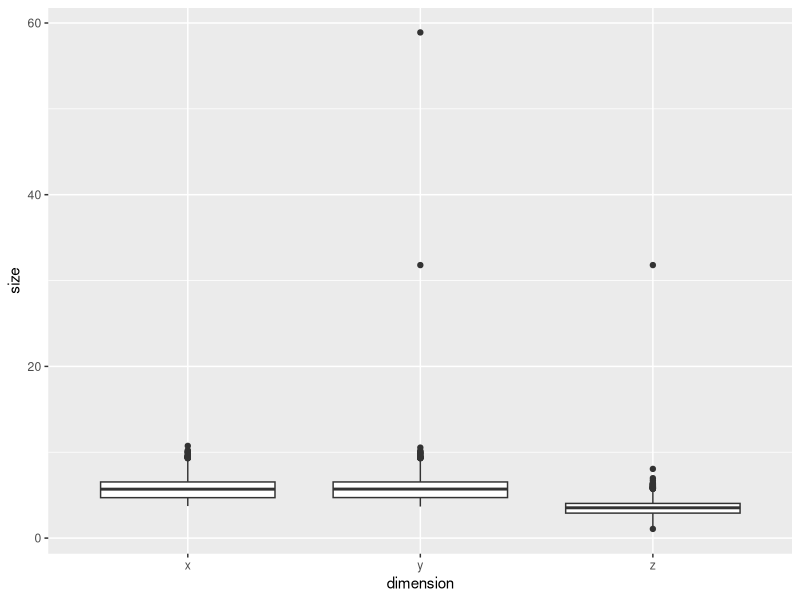
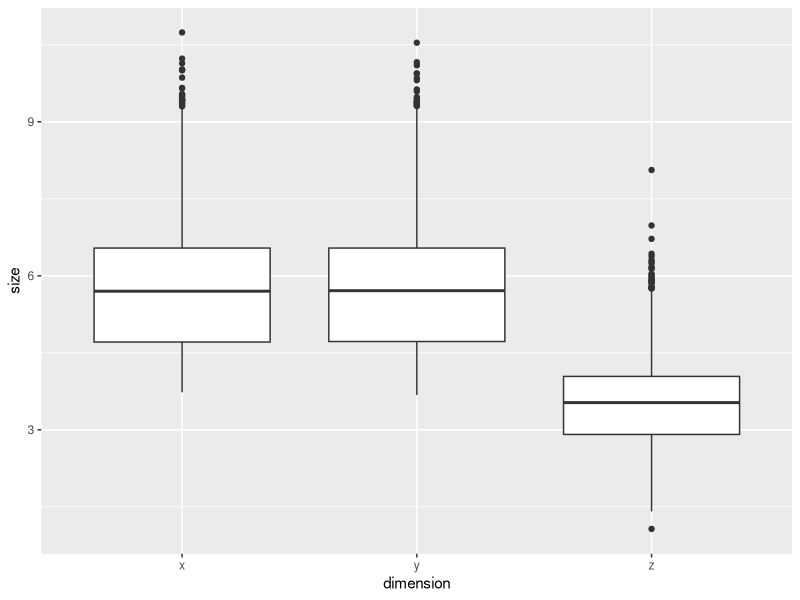
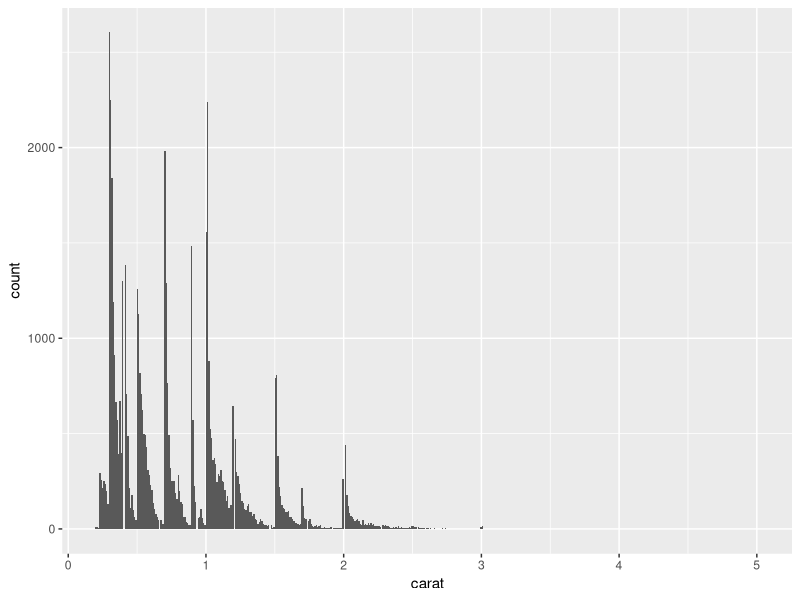
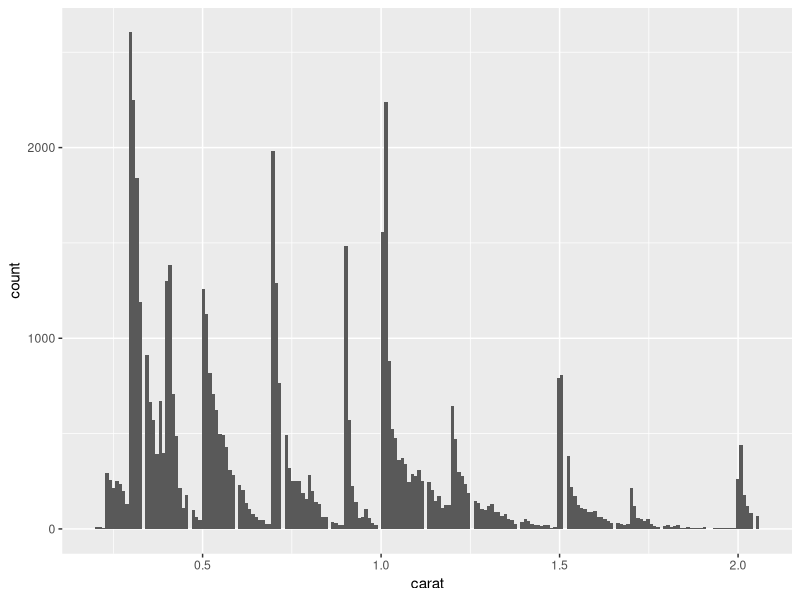
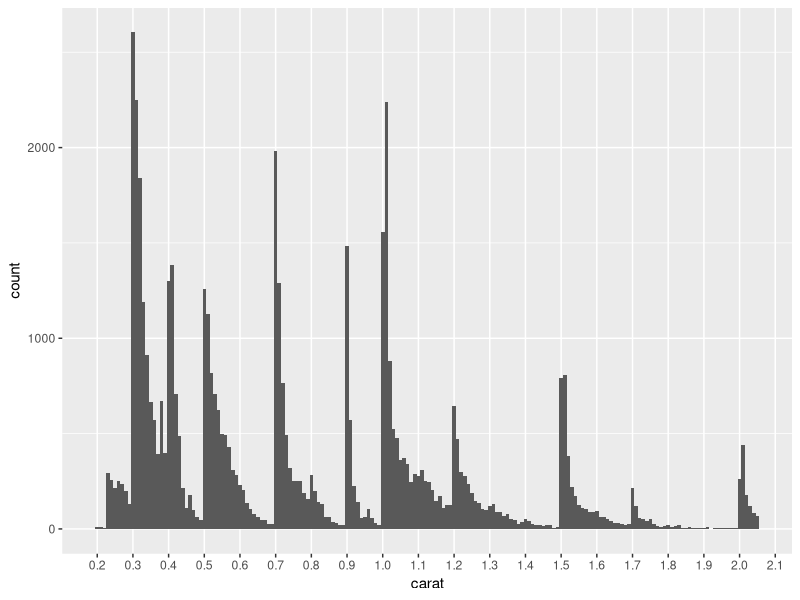
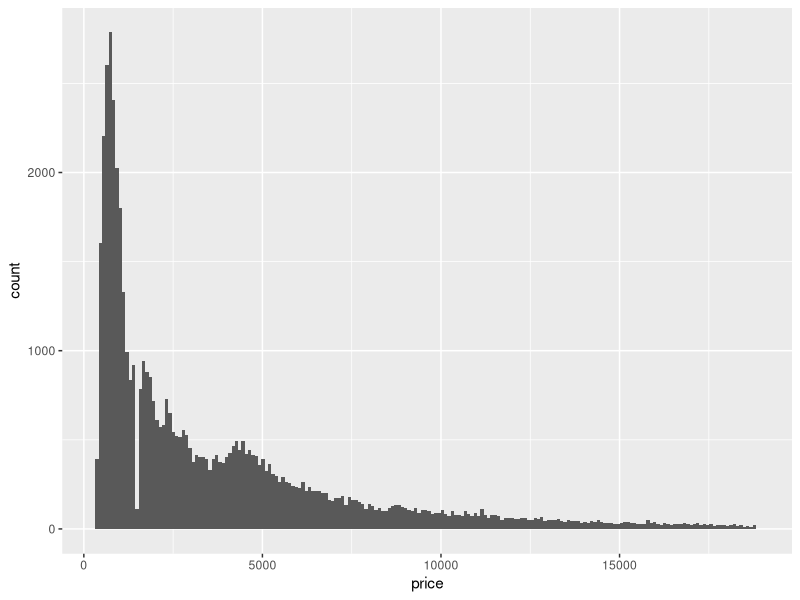
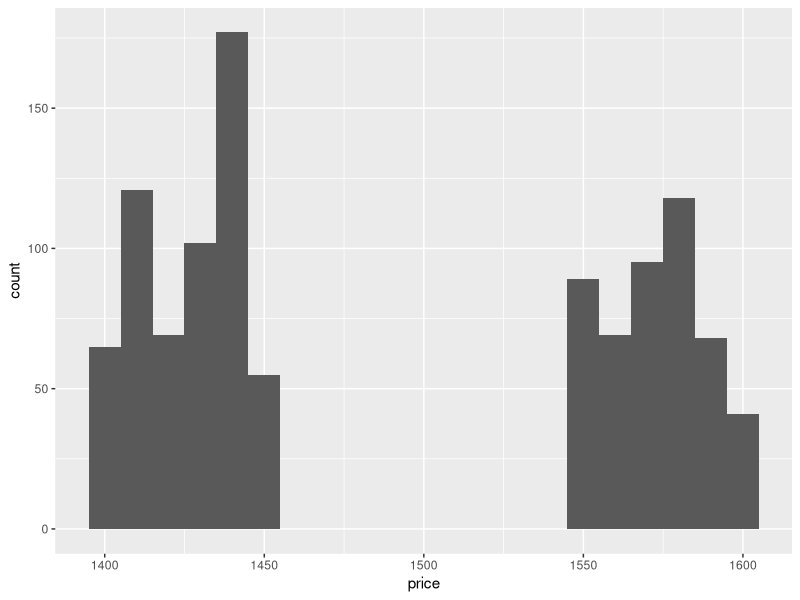
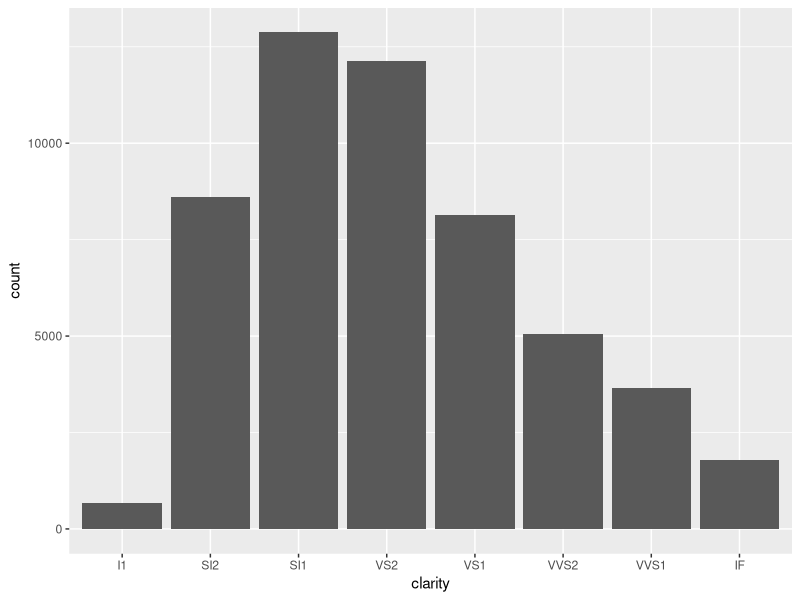

Here is the R script that generated these plots, in order:
## ---- chunk 1
# knitr options
knitr::opts_chunk$set(echo = TRUE)
## ---- chunk 2
# Libraries
library(tidyverse)
## ---- chunk 3
glimpse(diamonds)
## ---- chunk 4
summary(diamonds)
## ---- chunk 5
df <- 
  diamonds %>%
  filter(x != 0, y != 0, z != 0)
## ---- chunk 6
df %>%
  gather("dimension", "size", 8:10) %>%
  ggplot(mapping = aes(x = dimension, y = size)) +
  geom_boxplot()
## ---- chunk 7
df %>%
  gather("dimension", "size", 8:10) %>%
  filter(size < 20) %>% 
  ggplot(mapping = aes(x = dimension, y = size)) +
  geom_boxplot()
## ---- chunk 8
df <-
  df %>%
  filter(x < 20, y < 20, z < 20)

summary(df) # just checking that the outliers were removed.
## ---- chunk 9
df %>%
  ggplot(mapping = aes(x = carat)) +
  geom_histogram(bin_width = .1, bins = 500)
## ---- chunk 10
quantile(df$carat, probs = c(0, .25, .75, .99, 1))

quantile(df$carat, probs = 0.99)
## ---- chunk 11
df <-
  df %>%
  filter(carat <= 2.18)

quantile(df$carat)
## ---- chunk 12
df <- 
  df %>% 
  filter(carat <= quantile(df$carat, probs = 0.99))

nrow(df)
## ---- chunk 13
df %>%
  ggplot(mapping = aes(x = carat)) +
  geom_histogram(bin_width = .01, bins = 200)
## ---- chunk 14
df %>% 
  ggplot(mapping = aes(x = carat)) +
  geom_histogram(binwidth = 0.01) +
  scale_x_continuous(breaks = seq(0.2, 2.2, 0.1), minor_breaks = NULL)
## ---- chunk 15
df %>%
  ggplot(mapping = aes(x = price)) +
  geom_histogram(bin_width = 1, bins = 200)

summary(df)
## ---- chunk 16
df %>% 
  filter(price >= 1400, price <= 1600) %>% 
  ggplot(mapping = aes(x = price)) +
  geom_histogram(binwidth = 10)
## ---- chunk 17
levels(df$color)

df <-
  df %>%
  mutate(color = fct_rev(color))

levels(df$color)
## ---- chunk 18
df %>%
  ggplot(mapping = aes(x = clarity)) +
  geom_bar()
## ---- chunk 19
df %>%
  ggplot(mapping = aes(x = color)) +
  geom_bar()
## ---- chunk 20
df %>%
  ggplot(mapping = aes(x = cut)) +
  geom_bar()
